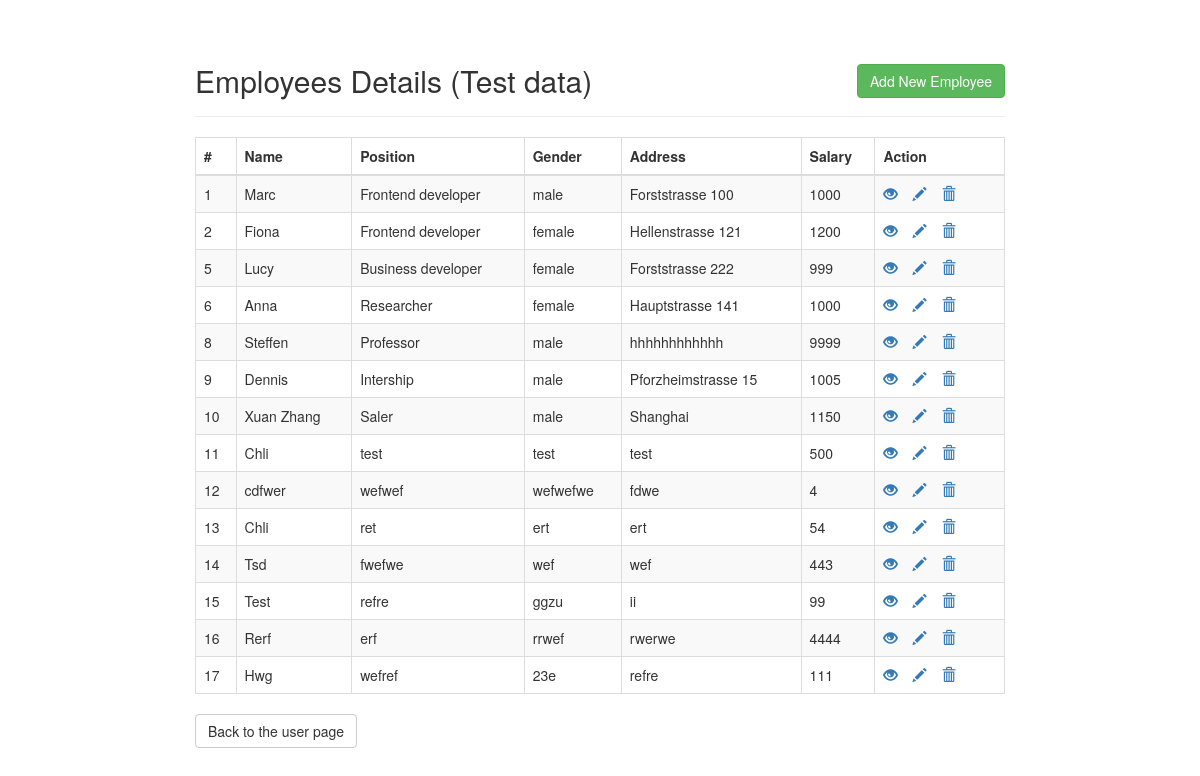
The app's page /admin.php with its own data.
### tables this page shows
CREATE TABLE `employees` (
  `id` int(11) NOT NULL,
  `name` varchar(100) NOT NULL,
  `position` varchar(100) NOT NULL,
  `gender` varchar(30) NOT NULL,
  `address` varchar(255) NOT NULL,
  `salary` int(10) NOT NULL,
  `isDeleted` tinyint(1) NOT NULL
);

### admin.php (the view, shortened to what this page needs)
<!DOCTYPE html>
<html lang="en">
<head>
    <link rel="stylesheet" href="https://maxcdn.bootstrapcdn.com/bootstrap/3.3.7/css/bootstrap.css">
</head>
<body>
    <div class="wrapper">
        <div class="container-fluid">
            <div class="row">
                <div class="col-md-12">
                    <div class="page-header clearfix">
                        <h2 class="pull-left">Employees Details (Test data)</h2>
                        <a href="create.php" class="btn btn-success pull-right">Add New Employee</a>
                    </div>
                        <?php
                        require_once 'config.php';
                        $sql = "SELECT * FROM employees";
                        if($result = $mysqli->query($sql)){
                            if($result->num_rows > 0){
                                echo "<table class='table table-bordered table-striped'>";
                                    echo "<thead>";
                                        echo "<tr>";
                                            echo "<th>#</th>";
                                            echo "<th>Name</th>";
                                            echo "<th>Position</th>";
                                            echo "<th>Gender</th>";
                                            echo "<th>Address</th>";
                                            echo "<th>Salary</th>";
                                            echo "<th>Action</th>";
                                        echo "</tr>";
                                    echo "</thead>";
                                    echo "<tbody>";
                                    while($row = $result->fetch_array()){
                                            echo "<tr>";
                                            echo "<td>" . $row['id'] . "</td>";
                                            echo "<td>" . $row['name'] . "</td>";
                                            echo "<td>" . $row['position'] . "</td>";
                                            echo "<td>" . $row['gender'] . "</td>";
                                            echo "<td>" . $row['address'] . "</td>";
                                            echo "<td>" . $row['salary'] . "</td>";
                                            echo "<td>";
                                                echo "<a href='read.php?id=". $row['id'] ."' title='View Record' data-toggle='tooltip'><span class='glyphicon glyphicon-eye-open'></span></a>";
                                                echo "<a href='update.php?id=". $row['id'] ."' title='Update Record' data-toggle='tooltip'><span class='glyphicon glyphicon-pencil'></span></a>";
                                                echo "<a href='delete.php?id=". $row['id'] ."' title='Delete Record' data-toggle='tooltip'><span class='glyphicon glyphicon-trash'></span></a>";
                                            echo "</td>";
                                        echo "</tr>";
                                    }
                                    echo "</tbody>";
                                echo "</table>";
                            } else{
                                echo "<p class='lead'><em>No records were found.</em></p>";
                            }
                        } else{
                            echo "ERROR: Could not able to execute $sql. " . $mysqli->error;
                        }
                        ?>
                     <a href="index.php" class="btn btn-default">Back to the user page</a>
                </div>
            </div>
        </div>
    </div>
</body>
</html>

### admin.php (style rules this page uses)
.wrapper { width: 70%; margin: 24px auto; }
.page-header h2 { margin-top: 0; }
table tr td:last-child a { margin-right: 15px; }

### records on screen
employees: id "1", name "Marc", position "Frontend developer", gender "male", address "Forststrasse 100", salary "1000"
employees: id "2", name "Fiona", position "Frontend developer", gender "female", address "Hellenstrasse 121", salary "1200"
employees: id "5", name "Lucy", position "Business developer", gender "female", address "Forststrasse 222", salary "999"
employees: id "6", name "Anna", position "Researcher", gender "female", address "Hauptstrasse 141", salary "1000"
employees: id "8", name "Steffen", position "Professor", gender "male", address "hhhhhhhhhhhh", salary "9999"
employees: id "9", name "Dennis", position "Intership", gender "male", address "Pforzheimstrasse 15", salary "1005"
employees: id "10", name "Xuan Zhang", position "Saler", gender "male", address "Shanghai", salary "1150"
employees: id "11", name "Chli", position "test", gender "test", address "test", salary "500"
employees: id "12", name "cdfwer", position "wefwef", gender "wefwefwe", address "fdwe", salary "4"
employees: id "13", name "Chli", position "ret", gender "ert", address "ert", salary "54"
employees: id "14", name "Tsd", position "fwefwe", gender "wef", address "wef", salary "443"
employees: id "15", name "Test", position "refre", gender "ggzu", address "ii", salary "99"
employees: id "16", name "Rerf", position "erf", gender "rrwef", address "rwerwe", salary "4444"
employees: id "17", name "Hwg", position "wefref", gender "23e", address "refre", salary "111"
